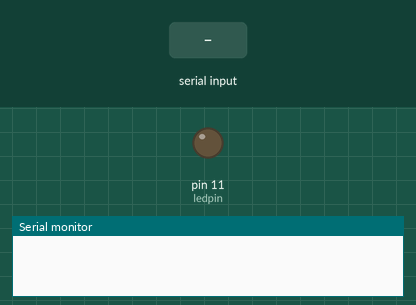
Simulated run of this sketch. Board: Arduino Uno, built with avr-gcc and run on an emulated ATmega328P. Parts: output pins drawn as LEDs (lit = HIGH), the last lines printed to the serial monitor. The test bench sets the inputs (shaded band).

Above: at 1.2 s.
1.3 s: "1" received over Serial
At 1.8 s:
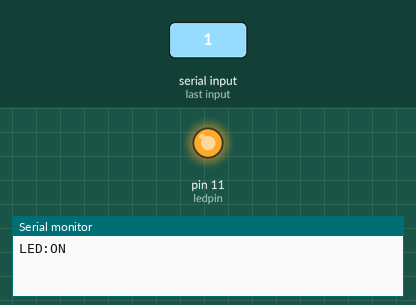
2.8 s: "0" received over Serial
At 3.5 s:
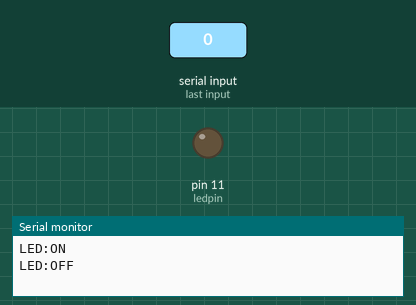
Timing chart, 0 to 5.8 s (numbered marks = the images above; inputs shaded):
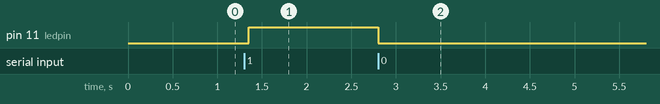

Measured:
- after the input at 1.3 s, pin 11 (ledpin): LOW → HIGH after 0.05 s
- after the input at 2.8 s, pin 11 (ledpin): HIGH → LOW at once

The sketch:

_10_serial.ino
```cpp
/***********************************************************
File name: 10_serial.ino
Description: If you send a character ‘1’ or ‘0’ on the
             serial monitor, the status of LED will be lit
             or gone out.
Website: www.adeept.com
E-mail: support@adeept.com
Author: Tom
Date: 2015/05/02
***********************************************************/

int ledpin=11;           //definition digital 11 pins as pin to control the LED

void setup()
{
  Serial.begin(9600);   // opens serial port, sets data rate to 9600 bps
  pinMode(ledpin,OUTPUT);//Set digital 11 port mode, the OUTPUT for the output
}
void loop()
{
    char receiveVal;                  // Defined receive data

    if(Serial.available() > 0)       //Receive serial data
    {
        receiveVal = Serial.read();  //Save the serial data received

       if(receiveVal == '1')          //Receive data is 1, lit LED lights
       {
           digitalWrite(ledpin,HIGH); //print out the value of the LED
           Serial.println("LED:ON"); //send data to the serial monitor
       }
       if(receiveVal == '0')          //Receive data is 0, off LED lights
       {
           digitalWrite(ledpin,LOW);  //print out the value of the LED
           Serial.println("LED:OFF");//send data to the serial monitor
      }
    }
  delay(50);                          //delay 50ms
}
```
